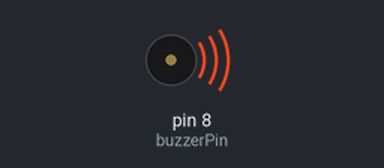
This sketch was run on a simulated Arduino Uno, built with avr-gcc and run on an emulated ATmega328P. On the bench: buzzer (waves = sounding).

Above: at 0.2 s.
Timing chart, 0 to 3.0 s (numbered marks = the images above):
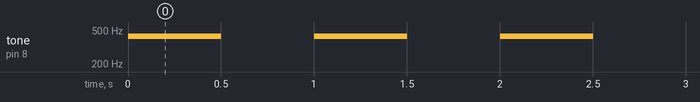

Measured:
- by itself, tone on pin 8 (buzzerPin): alternates 420 Hz for 0.50 s and silent for 0.50 s

The sketch:

02_tone_timing.ino
```cpp
int buzzerPin=8;

void setup() {
  // put your setup code here, to run once:

  pinMode(buzzerPin, OUTPUT);

}

void loop() {
  // put your main code here, to run repeatedly:

  tone (buzzerPin,420,500); //start producing a sound at 420HZ
  delay(1000);
}
```
